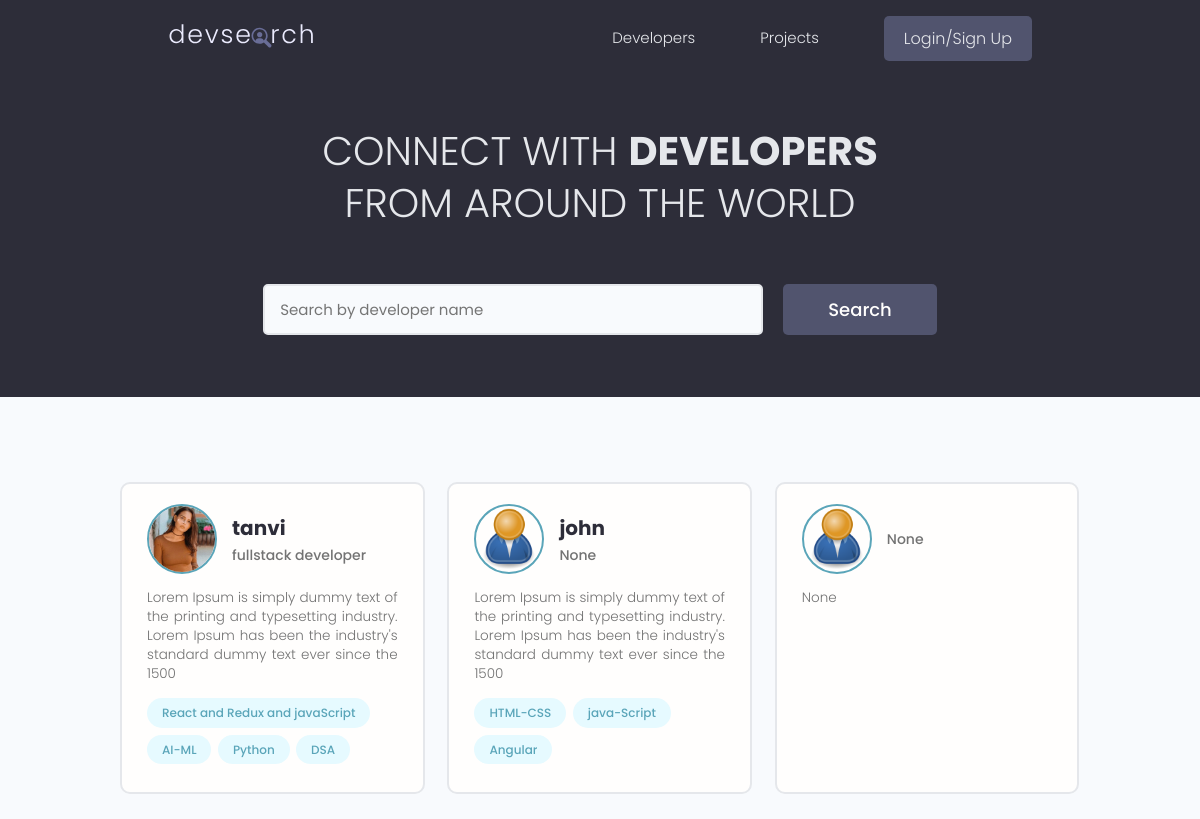
The page / on the database its author committed.
### users/models.py (models this page shows, shortened)
class Profile(models.Model):
    user = models.OneToOneField(User,on_delete=models.CASCADE,null=True,blank=True)
    name = models.CharField(max_length=200,blank=True,null=True)
    username = models.CharField(max_length=200,blank=True,null=True)
    location = models.CharField(max_length=200,blank=True,null=True)
    email= models.EmailField(max_length=500,blank=True)
    short_intro = models.CharField(max_length=200,blank=True,null=True)
    bio = models.TextField(blank=True,null=True)
    profile_image= models. ImageField(null=True,blank=True,upload_to='profiles/',default='profiles/user-default.png')
    social_github = models.CharField(max_length=200,blank=True,null=True)
    social_twitter = models.CharField(max_length=200,blank=True,null=True)
    social_LinkedIn = models.CharField(max_length=200,blank=True,null=True)
    social_youtube = models.CharField(max_length=200,blank=True,null=True)
    social_website = models.CharField(max_length=200,blank=True,null=True)
    created = models.DateTimeField(auto_now_add=True)
    id = models.UUIDField(default=uuid.uuid4,unique=True,primary_key=True, editable=False)
    @property
    def imageURL(self):
        try:
            url = self.profile_image.url
        except:
            url=''
        return url
    class Meta:
        ordering=['created']

class Skill(models.Model):
    owner = models.ForeignKey(Profile,on_delete=models.CASCADE,null=True,blank=True)
    name = models.CharField(max_length=200,blank=True,null=True)
    description = models.TextField(blank=True,null=True)
    created = models.DateTimeField(auto_now_add=True)
    id = models.UUIDField(default=uuid.uuid4,unique=True,primary_key=True, editable=False)
    def __str__(self):
        return str(self.name)

### users/views.py (the view)
# urls.py: path('',views.profiles,name="profiles"),
def profiles(request):
    profiles,search_query =  searchProfiles(request)
    custom_range,profiles = paginateProfiles(request,profiles,3)
    context={
        'profiles':profiles,
        'search_query':search_query,
        'custom_range':custom_range
    }
    return render(request,'users/profiles.html',context)

### users/utils.py (called while the page is built)
def paginateProfiles(request,profiles,results):
    page =  request.GET.get('page')
    paginator = Paginator(profiles,results)
    try:
        profiles = paginator.page(page)
    except PageNotAnInteger:
        page = 1
        profiles = paginator.page(page)
    except EmptyPage:
        page = paginator.num_pages
        profiles = paginator.page(page)
    leftIndex = (int(page) - 1)
    if leftIndex <1:
        leftIndex =1
    rightIndex = (int(page) + 2)
    if rightIndex > paginator.num_pages:
        rightIndex = paginator.num_pages + 1
    custom_range = range(leftIndex,rightIndex)
    return custom_range,profiles

def searchProfiles(request):
    search_query=''
    if request.GET.get('search_query'):
        search_query = request.GET.get('search_query')
    skill = Skill.objects.filter(name__icontains=search_query)
    profiles = Profile.objects.distinct().filter(Q(name__icontains=search_query) | Q(short_intro__icontains=search_query)|Q(skill__in=skill))
    return profiles,search_query

### users/templates/users/profiles.html (shortened to what this page needs)
{% extends 'main.html' %}
{% block content %}
<main class="home">
    <section class="hero-section text-center">
      <div class="container container--narrow">
        <div class="hero-section__box">
          <h2>CONNECT WITH <span>DEVELOPERS</span></h2>
          <h2>FROM AROUND THE WORLD</h2>
        </div>
        <div class="hero-section__search">
          <form id = 'searchForm' class="form" action="{% url 'profiles' %}" method="get">
            <div class="form__field">
              <input class="input input--text" id="formInput#search" type="text" name="search_query"
                value="{{search_query}}" placeholder="Search by developer name" />
            </div>
            <input class="btn btn--sub btn--lg" type="submit" value="Search" />
          </form>
        </div>
      </div>
    </section>
    <section class="devlist">
      <div class="container">
        <div class="grid grid--three">
            {% for profile in profiles %}
          <div class="column card">
            <div class="dev">
              <a href="{% url 'user-profile' profile.id %}" class="card__body">
                <div class="dev__profile">
                  <img class="avatar avatar--md" src="{{profile.imageURL}}" alt="image" />
                  <div class="dev__meta">
                    <h3>{{ profile.name }}</h3>
                    <h5>{{ profile.short_intro|slice:"60" }}</h5>
                  </div>
                </div>
                <p class="dev__info">
                  {{ profile.bio|slice:"150"}}
                </p>
                <div class="dev__skills">
                  {% for skill in profile.skill_set.all|slice:"5" %}
                  <span class="tag tag--pill tag--main">
                    <small>{{skill}}</small>
                  </span>
                  {% endfor %}
                </div>
              </a>
            </div>
          </div>
        {% endfor %}
      </div>
    </section>
  </main>
{% endblock content %}

### templates/main.html (shortened to what this page needs)
<!DOCTYPE html>
<html lang="en">
    {% load static %}
    <head>
        <link rel="stylesheet" href="https://cdn.iconmonstr.com/1.3.0/css/iconmonstr-iconic-font.min.css" />
        <link rel="stylesheet" href="{% static 'uikit/styles/uikit.css' %}" />
        <link rel="stylesheet" href="{% static 'styles/app.css' %}" />
      </head>
<body>
    {% include 'navbar.html' %}
    {% block content %}
    {% endblock content %}
</body>
</html>

### templates/navbar.html (shortened to what this page needs)
{% load static %}
<header class="header">
    <div class="container container--narrow">
      <a href="{% url 'profiles' %}" class="header__logo">
        <img src="{% static 'images/logo.svg' %}" alt="DevSearch Logo" />
      </a>
      <nav class="header__nav">
        <ul class="header__menu">
          <li class="header__menuItem"><a href="{% url 'profiles' %}">Developers</a></li>
          <li class="header__menuItem"><a href="{% url 'documents' %}">Projects</a></li>
          {% if request.user.is_authenticated %}
          <li class="header__menuItem"><a href="{% url 'inbox' %}">Inbox</a></li>
          <li class="header__menuItem"><a href="{% url 'account' %}">My Account</a></li>
          <li class="header__menuItem"><a href="{% url 'create-project' %}">Add Project</a></li>
          <li class="header__menuItem"><a href="{% url 'logout' %}" class="btn btn--sub">Log_out</a></li>
          {% else %}
          <li class="header__menuItem"><a href="{% url 'login' %}" class="btn btn--sub">Login/Sign Up</a></li>
        {% endif %}
        </ul>
      </nav>
    </div>
  </header>

### static/styles/app.css (style rules this page uses)
:root { --color-sub: #2d2d39; }
.btn--sub { background-color: var(--color-sub-light); }
.card { border: 2px solid var(--color-light); }
img { width: 100%; }
.header { position: sticky; z-index: 111; background-color: var(--color-sub); padding: 1.5rem 0; }
.header > .container { display: flex; justify-content: space-between; align-items: center; }
.header__logo > img { height: 3.8rem; }
.header__nav > ul { display: inline-flex; align-items: center; list-style: none; gap: 6.5rem; }
.header__menuItem > a { color: var(--color-light); font-weight: 300; }
.hero-section { height: 40vh; display: flex; align-items: center; background-color: var(--color-sub); }
.hero-section__box { margin-bottom: 4rem; }
.hero-section__box > h2, .hero-section__box > h2 > span { font-size: 4rem; color: var(--color-light); line-height: 1.3; text-transform: uppercase; }
.hero-section__box > h2 { font-weight: 300; }
.hero-section__box > h2 > span { font-weight: 700; }
.hero-section__search > .form { display: flex; align-items: center; justify-content: center; gap: 2rem; }
.hero-section__search > .form input.input--text { width: 50rem; }
.devlist { margin-top: 8rem; }
.devlist .grid { align-items: stretch; }
.devlist .dev .dev__profile { display: flex; align-items: center; gap: 1.5rem; }
.devlist .dev .dev__meta h3 { color: var(--color-sub); font-size: 2rem; font-weight: 700; }
.devlist .dev .dev__meta h5 { color: var(--color-text); font-size: 1.4rem; font-weight: 500; }
.devlist .dev .dev__info { margin: 1.5rem 0; font-size: 1.35rem; line-height: 1.4; text-align: justify; }

### static/uikit/styles/modules/_variables.css (style rules this page uses)
:root { --color-main: #5aa5b9; --color-main-light: #e6faff; --color-sub: #3f4156; --color-sub-light: #51546e; --color-sub-lighter: #ededfd; --color-text: #737373; --color-gray: #8b8b8b; --color-light: #e5e7eb; --color-light-gray: #767676; --color-bg: #f8fafd; --color-white: #fffefd; --color-white-light: #f3f3f3; --color-success: #359e64; --color-success-bg: #def8e8; --color-error: #fc4b0b; --color-error-bg: #fff2ee; --font-base: 'Poppins', arial, helvetica, 'Segoe UI', roboto, ubuntu, sans-serif; --font-monospace: 'Fira Code', 'Courier New', courier, monospace; --font-regular: 300; --font-medium: 500; --font-bold: 700; --generic-shadow: 1px 1px 5px #00000010; --generic-transition: all 0.3s ease-in-out; }

### static/uikit/styles/modules/_base.css (style rules this page uses)
* { margin: 0; padding: 0; box-sizing: border-box; text-rendering: optimizeLegibility; color: inherit; font-size: inherit; }
html { font-size: 50%; }
@media only screen and (min-width: 480px) { html { font-size: 56.25%; } }
@media only screen and (min-width: 1200px) { html { font-size: 62.5%; } }
body { line-height: 1.6; font-weight: 400; font-size: 1.5rem; color: var(--color-text); background-color: var(--color-bg); min-height: 100vh; }

### static/uikit/styles/modules/_typography.css (style rules this page uses)
* { font-family: var(--font-base); }
h2 { font-size: 3.6rem; font-weight: var(--font-bold); }
h3 { font-size: 3.2rem; font-weight: var(--font-medium); }
h5 { font-size: 2.4rem; font-weight: var(--font-medium); }
h5, h6 { font-weight: var(--font-regular); }
p, span, strong { font-size: 1.6rem; color: var(--color-text); font-weight: var(--font-regular); }
a { padding-bottom: 2px; text-decoration: none; display: inline-block; color: var(--color-main); font-weight: var(--font-medium); }

### static/uikit/styles/modules/_utilities.css (style rules this page uses)
.container { width: 92%; max-width: 165rem; margin: 0 auto; box-sizing: border-box; }
.container--narrow { width: 92%; max-width: 120rem; }
@media screen and (min-width: 1000px) { .container { width: 90%; } }
@media screen and (min-width: 1000px) { .container--narrow { width: 85%; } }
@media screen and (min-width: 1200px) { .container { width: 80%; } }
@media screen and (min-width: 1200px) { .container--narrow { width: 72%; } }
.text-center { text-align: center; }

### static/uikit/styles/modules/_avatar.css (style rules this page uses)
.avatar { border-radius: 50%; border: 2px solid var(--color-main); object-fit: cover; }
.avatar--md { height: 7rem; width: 7rem; }

### static/uikit/styles/modules/_button.css (style rules this page uses)
.btn { display: inline-block; position: relative; cursor: pointer; background-color: var(--color-light); font-weight: var(--font-medium); color: var(--color-sub); text-decoration: none; padding: 1rem 2rem; border-radius: 0.5rem; border: none; width: -webkit-fit-content; width: -moz-fit-content; width: fit-content; height: -webkit-fit-content; height: -moz-fit-content; height: fit-content; font-size: 1.6rem; outline-width: 0; outline-color: transparent; -webkit-backface-visibility: hidden; backface-visibility: hidden; transition: all 0.3s ease-in-out; }
.btn--sub { background-color: var(--color-sub); color: var(--color-white); }
.btn--lg { font-size: 1.8rem; padding: 1.2rem 4.5rem; }

### rows shown on the page
Profile: imageURL (picture), name "tanvi", short_intro "fullstack developer", bio "Lorem Ipsum is simply dummy text of the printing and typesetting industry. Lorem Ipsum has been the industry's standard dummy text ever since the 1500"
Skill: name "React and Redux and javaScript"
Skill: name "AI-ML"
Skill: name "Python"
Skill: name "DSA"
Profile: imageURL (placeholder picture), name "john", short_intro "None", bio "Lorem Ipsum is simply dummy text of the printing and typesetting industry. Lorem Ipsum has been the industry's standard dummy text ever since the 1500"
Skill: name "HTML-CSS"
Skill: name "java-Script"
Skill: name "Angular"
Profile: imageURL (placeholder picture), short_intro "None", bio "None"
